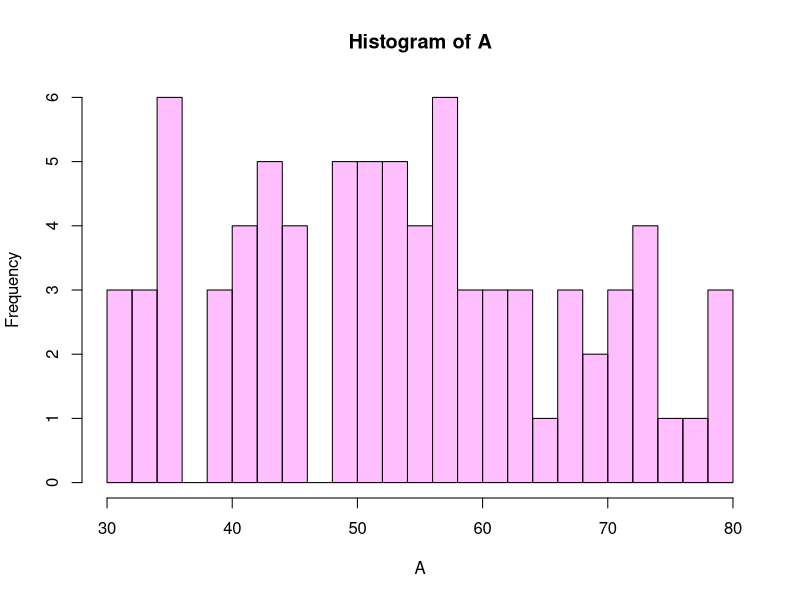
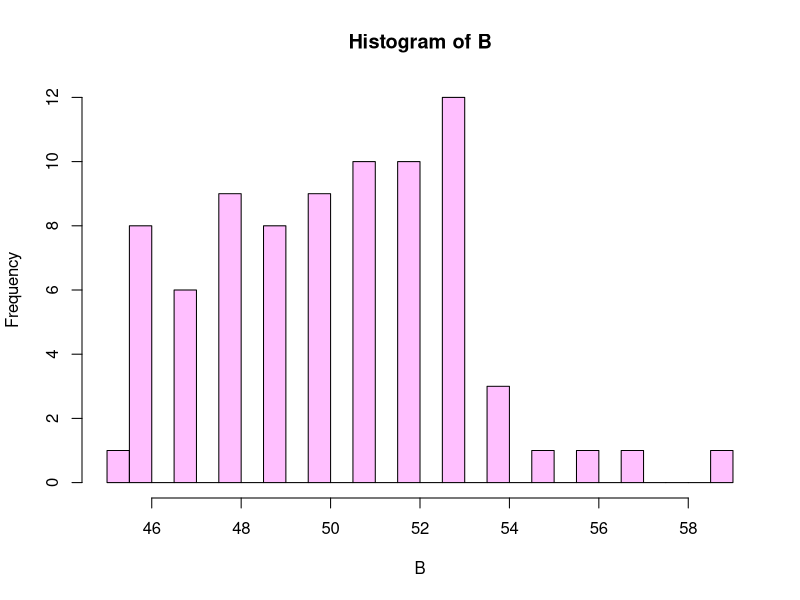
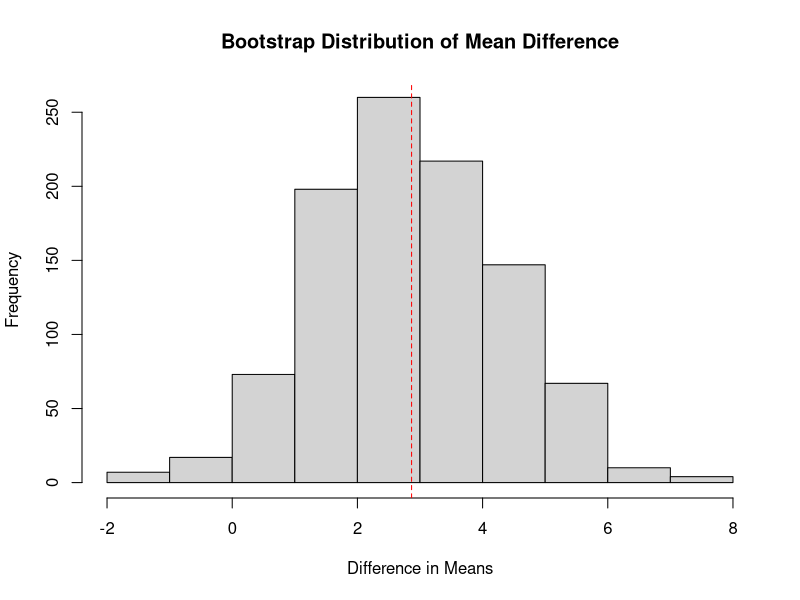
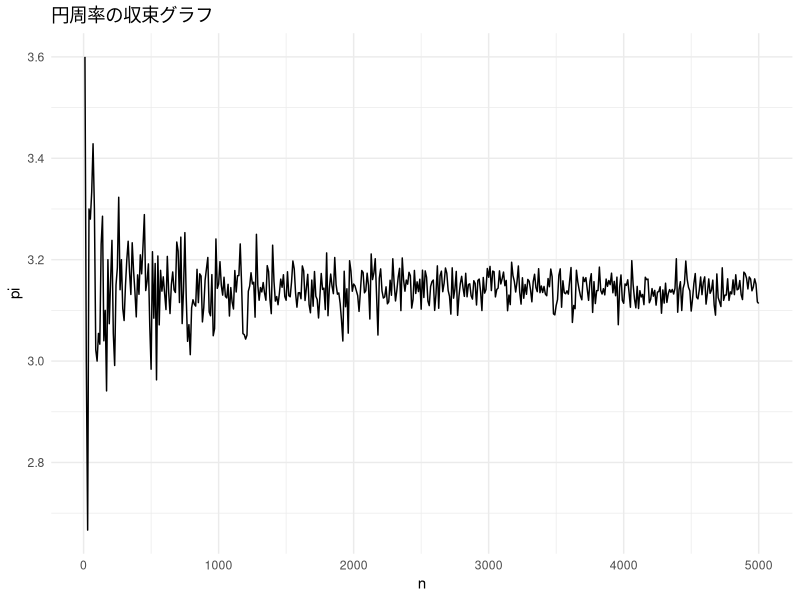
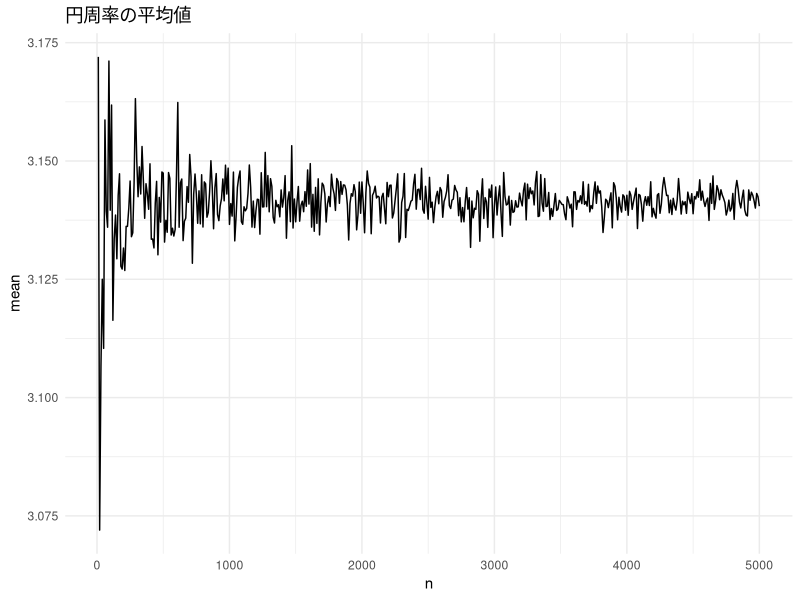
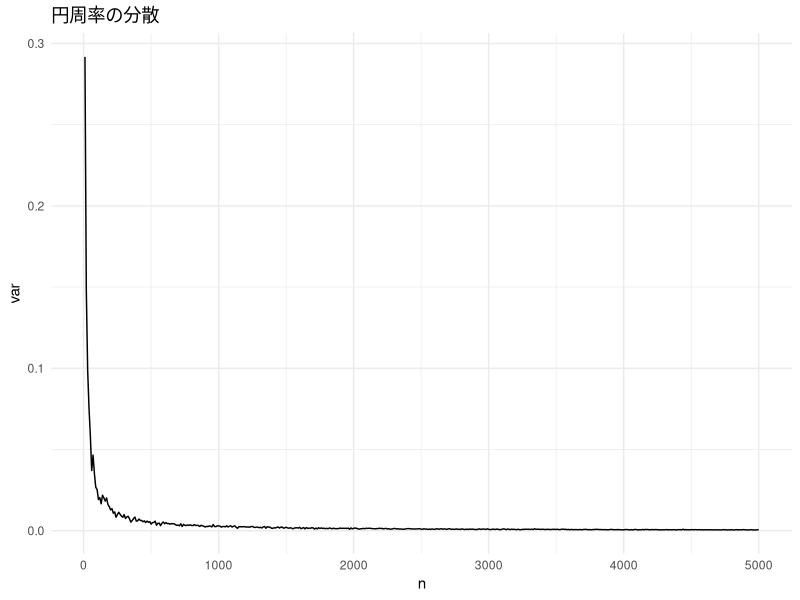

R code for these plots, in order:
#課題1-1
setwd('Z:/stats_work')
ReadData <- read.table('data_p.txt')
A <- ReadData$V1
B <- ReadData$V2
A <- A[2:length(A)]
B <- B[2:length(B)]
A <- as.numeric(A)
B <- as.numeric(B)
png("7-1-1.png", width = 400, height = 400)
hist(A,breaks=20,col='#ff00ff40')
dev.off()
png("7-1-2.png", width = 400, height = 400)
hist(B,breaks=20,col='#ff00ff40')
dev.off()

#課題1-2,1-3

# ライブラリの読み込み
library(boot)

# データの読み込み
setwd('Z:/stats_work')
ReadData <- read.table('data_p.txt')
A <- as.numeric(ReadData$V1[-1])
B <- as.numeric(ReadData$V2[-1])

# ブートストラップサンプリング関数
bootstrap_function <- function(data, indices) {
  sample_A <- data$A[indices]
  sample_B <- data$B[indices]
  diff_mean <- mean(sample_A) - mean(sample_B)
  return(diff_mean)
}

# オリジナルデータ
obs_diff_mean <- mean(A) - mean(B)

# ブートストラップ法
set.seed(22)  # 再現性のためにシードを設定
bootstrap_results <- boot(data.frame(A, B), statistic = bootstrap_function, R = 1000)

# ブートストラップ結果からp値の計算
p_value <- 2 * min(mean(bootstrap_results$t >= obs_diff_mean), mean(bootstrap_results$t <= obs_diff_mean))

# ブートストラップ結果のヒストグラム（理論分布）
png("7-1-3.png", width = 400, height = 400)
hist(bootstrap_results$t, main = "Bootstrap Distribution of Mean Difference", xlab = "Difference in Means")
abline(v = obs_diff_mean, col = "red", lty = 2)  # オリジナルデータの平均差
dev.off()

# p値の表示
cat("Observed Difference in Means:", obs_diff_mean, "\n")
cat("Bootstrap p-value:", p_value, "\n")

#課題1-4
t.test(A, B)

#課題2-1

estimate_pi <- function(num_samples) {
  # ランダムに点をサンプリング
  x <- runif(num_samples, -1, 1)
  y <- runif(num_samples, -1, 1)
  # 円内に入る点の数を数える
  inside_circle <- x^2 + y^2 <= 1
  num_inside <- sum(inside_circle)
  # 円周率の推定値を計算
  pi_estimate <- 4 * (num_inside / num_samples)
  
  return(pi_estimate)
}

# サンプル数を指定して円周率を求める
n_array <- seq(10,5000,10)
pi_array <- numeric(length(n_array))
for( k in n_array){
    i <- k / 10
    pi_array[i] <- estimate_pi(k)
}

install.packages("ggplot2")
# ライブラリの読み込み
library(ggplot2)
# グラフの作成
df <- data.frame(n = n_array, pi = pi_array)
# 折れ線グラフの描画
png("7-2-1.png",width=400,height=400)
ggplot(df, aes(x = n, y = pi)) +
  geom_line() +
  labs(title = "円周率の収束グラフ",
       x = "n",
       y = "pi") +
  theme_minimal()
dev.off()

#課題2-2
pi_mean_array <- numeric(length(n_array))
pi_var_array <- numeric(length(n_array))
r <- 100

for( k in n_array){
    pi_array_tmp <- numeric(100)
    i <- k / 10
    for( j in 1:r){
        pi_array_tmp[j] <- estimate_pi(k)
    }
    pi_mean_array[i] <- mean(pi_array_tmp)
    pi_var_array[i] <- var(pi_array_tmp)
}

# グラフの作成
df <- data.frame(n = n_array, mean = pi_mean_array)
# 折れ線グラフの描画
png("7-2-2.png",width=400,height=400)
ggplot(df, aes(x = n, y = mean)) +
  geom_line() +
  labs(title = "円周率の平均値",
       x = "n",
       y = "mean") +
  theme_minimal()
dev.off()

# グラフの作成
df <- data.frame(n = n_array, var = pi_var_array)
# 折れ線グラフの描画
png("7-2-3.png",width=400,height=400)
ggplot(df, aes(x = n, y = var)) +
  geom_line() +
  labs(title = "円周率の分散",
       x = "n",
       y = "var") +
  theme_minimal()
dev.off()